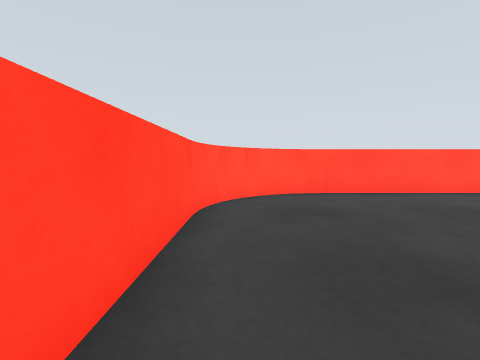
[1] (above)

16 first-person views from a walk through a Gazebo world. The camera is 0.27 m above the floor, tilts 4° down and sees 85° across. The floor is counted in squares, 0.25 m on a side. Each view is taken from the middle of a square. On the plan, view 1 faces up. The plan holds only what a view shows up to about 11 squares ahead; the rest is blank. The place goes on beyond the plan.

[2]
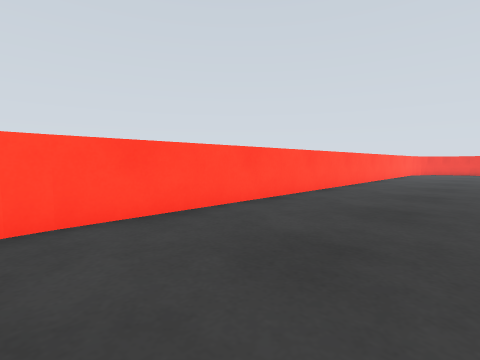

[3]
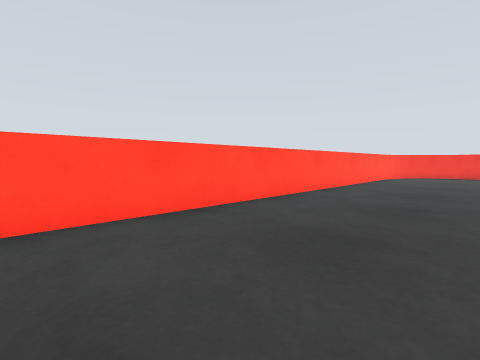

[4]
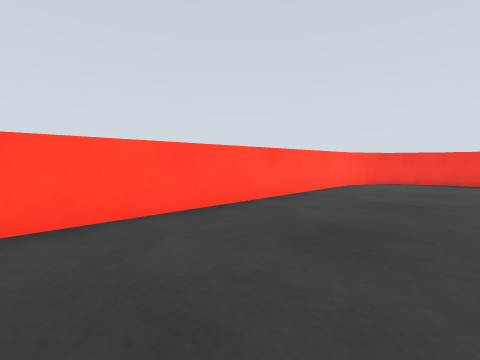

[5]
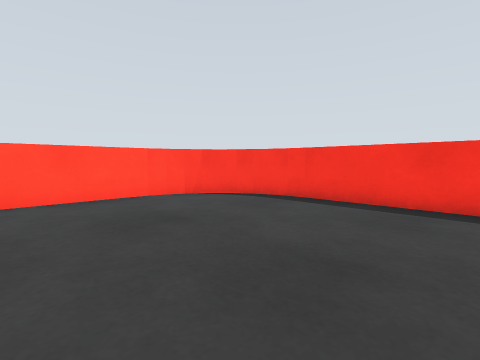

[6]
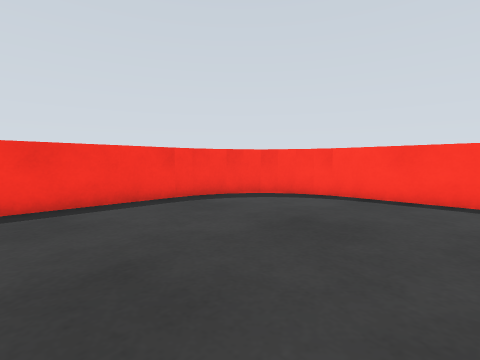

[7]
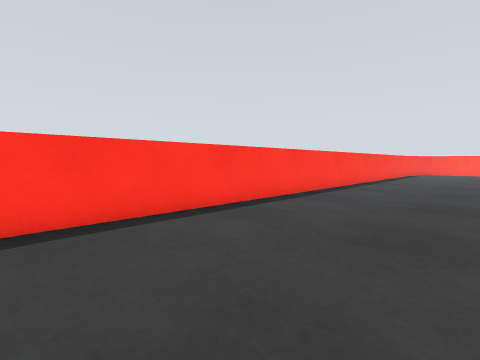

[8]
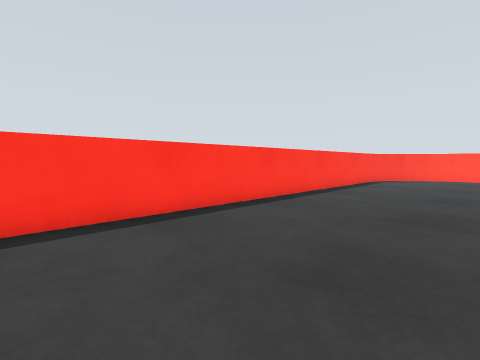

[9]
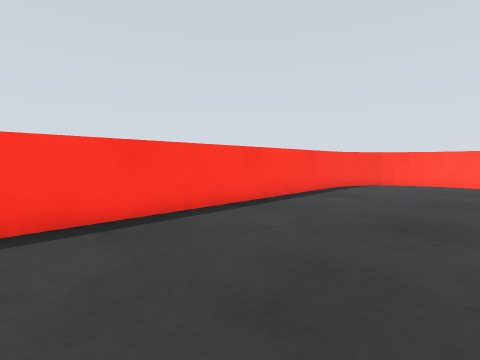

[10]
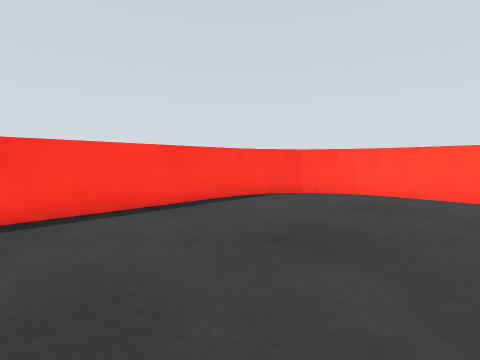

[11]
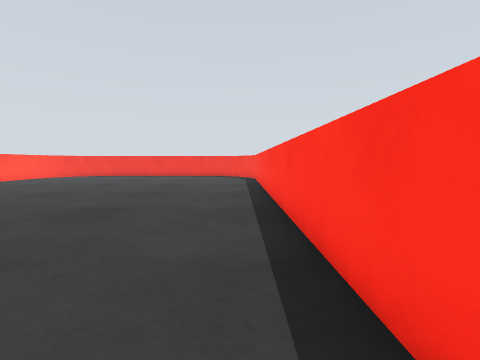

[12]
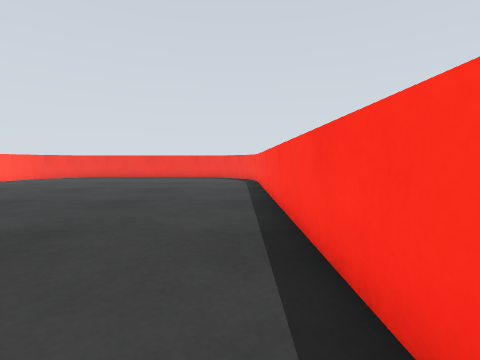

[13]
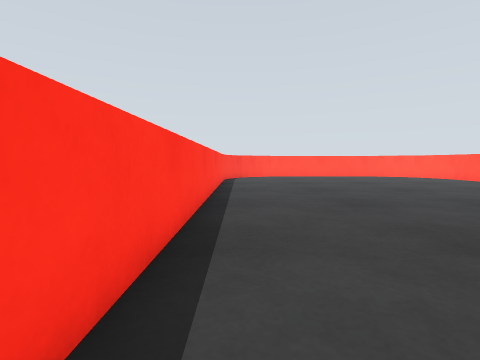

[14]
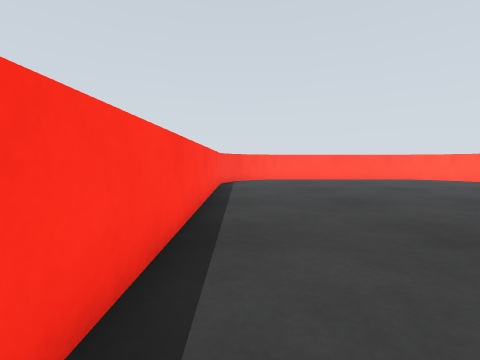

[15]
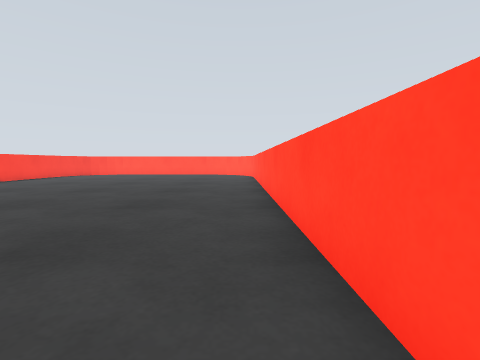

[16]
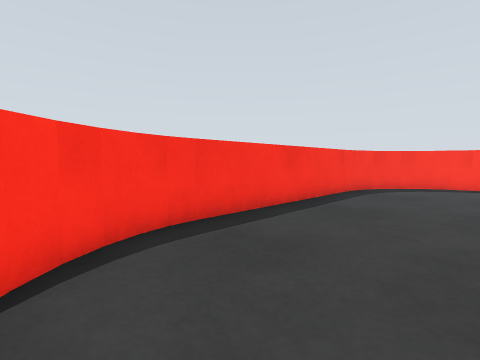

### Floor plan
Points are (right, up) in squares from view 1. A wall is a line through its corners. A room is listed if a view was taken in it or the views show most of it. See-through windows are left out.
Room 1 (views 1, 2, 3, 4, 5, 6, 7, 8, 9, 10, 11, 12, 13, 14, 15, 16)
walls: (25.7, -4.9) (26.4, -4.8); (2.2, 8.9) (1.6, 8.8); (2.1, -5) (25.9, -5); (25.9, 9) (2.1, 9); (1.8, 8.8) (1.1, 8.5); (26.3, -4.8) (26.9, -4.6); (1.6, -4.8) (2.2, -4.9); (26.8, -4.6) (27.4, -4.2); (1.1, -4.5) (1.7, -4.8); (26.9, 8.5) (26.3, 8.8); (1.1, 8.6) (0.6, 8.2); (0.7, 8.3) (0.1, 7.8); (27.4, -4.3) (27.9, -3.8); (0.5, -4.2) (1.2, -4.6); (0.2, 7.9) (-0.2, 7.4) (-0.6, 6.9); (27.8, -3.9) (28.2, -3.4) (28.5, -2.9) (28.8, -2.4) (28.9, -1.8); (0.1, -3.8) (0.6, -4.2); (28.3, 7.3) (27.7, 8.1) (26.7, 8.7) (25.7, 8.9); (-0.5, 6.9) (-0.8, 6.4) (-0.9, 5.8); (-0.9, -1.7) (-0.7, -2.6) (-0.2, -3.5); (28.9, 5.7) (28.7, 6.6) (28.1, 7.7) (27.4, 8.3); (-0.8, -2.3) (-0.4, -3.2) (0.2, -3.9); (28.8, 6.3) (28.5, 6.9); (-1, 5.9) (-1, -1.9); (29, -1.9) (29, 5.9)

Where each view was taken, in squares from view 1:
view 1: 0 up, 0 right, facing up
view 2: 4 up, 2 right, facing up-right
view 3: 4 up, 8 right, facing up-right
view 4: 4 up, 14 right, facing up-right
view 5: 1 up, 22 right, facing up-right
view 6: 3 up, 22 right, facing down-right
view 7: 0 up, 25 right, facing down-left
view 8: 0 up, 17 right, facing down-left
view 9: 0 up, 13 right, facing down-left
view 10: 1 up, 8 right, facing down-left
view 11: 4 down, 9 right, facing right
view 12: 4 down, 11 right, facing right
view 13: 4 down, 18 right, facing left
view 14: 4 down, 15 right, facing left
view 15: 8 up, 21 right, facing left
view 16: 8 up, 25 right, facing down-right
